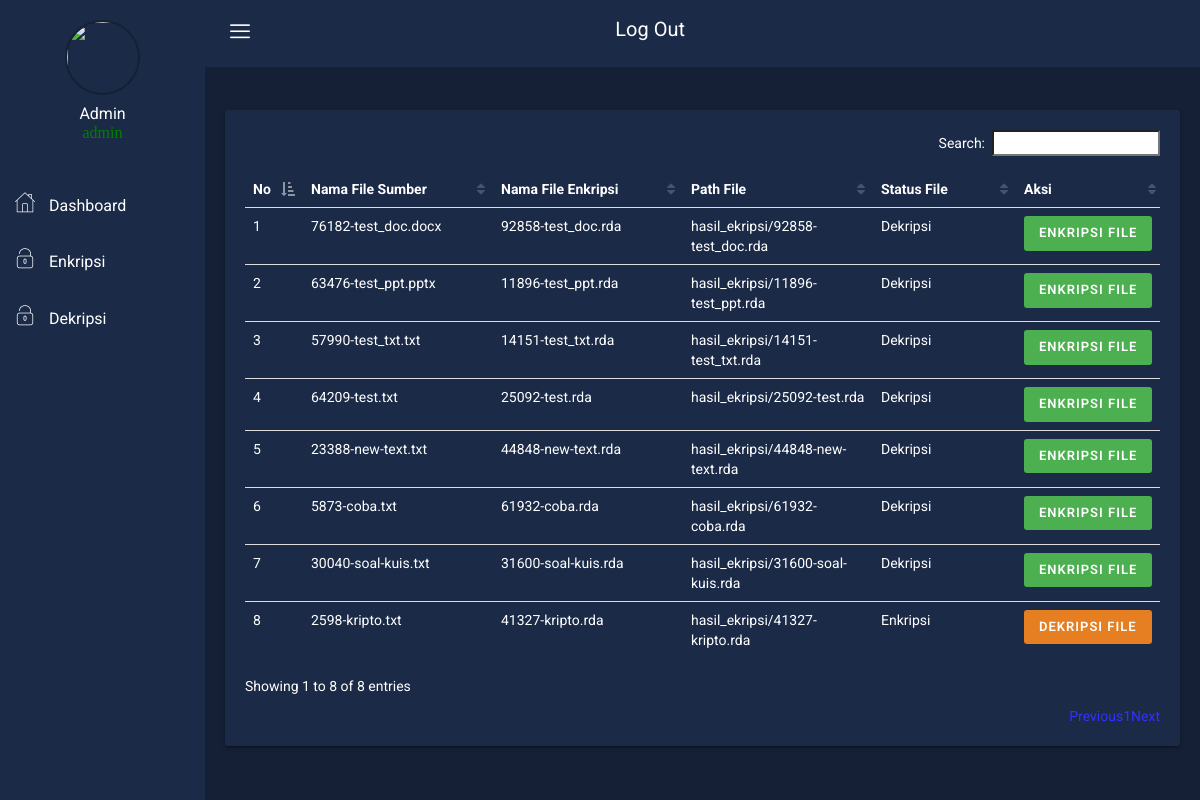
The app's page /kripto_file/dashboard/dekripsi.php (signed in) with its own data.
### tables this page shows
CREATE TABLE `users` (
  `username` varchar(15) NOT NULL,
  `password` varchar(100) DEFAULT NULL,
  `fullname` varchar(50) DEFAULT NULL,
  `job_title` varchar(50) DEFAULT NULL,
  `join_date` timestamp NULL DEFAULT NULL,
  `last_activity` timestamp NULL DEFAULT NULL,
  `status` enum('1','2') DEFAULT NULL
);

CREATE TABLE `file` (
  `id_file` int(11) NOT NULL,
  `username` varchar(15) DEFAULT NULL,
  `file_name_source` varchar(255) DEFAULT NULL,
  `file_name_finish` varchar(255) DEFAULT NULL,
  `file_url` varchar(255) DEFAULT NULL,
  `file_size` float DEFAULT NULL,
  `password` varchar(16) DEFAULT NULL,
  `tgl_upload` timestamp NULL DEFAULT NULL,
  `status` enum('1','2') DEFAULT NULL,
  `keterangan` varchar(255) DEFAULT NULL
);

### kripto_file/dashboard/dekripsi.php (the view, shortened to what this page needs)
<?php
include('../config.php');
?>
<!DOCTYPE html>
<html>
<?php
$user = $_SESSION['username'];
$query = mysqli_query($connect,"SELECT fullname,job_title,last_activity FROM users WHERE username='$user'");
$data = mysqli_fetch_array($query);
?>
<head>
    <link rel="stylesheet" href="css/bootstrap.min.css">
    <link rel="stylesheet" href="css/font-awesome.min.css">
    <link rel="stylesheet" href="css/nalika-icon.css">
    <link rel="stylesheet" href="css/owl.carousel.css">
    <link rel="stylesheet" href="css/owl.theme.css">
    <link rel="stylesheet" href="css/owl.transitions.css">
    <link rel="stylesheet" href="css/animate.css">
    <link rel="stylesheet" href="css/normalize.css">
    <link rel="stylesheet" href="css/meanmenu.min.css">
    <link rel="stylesheet" href="css/main.css">
    <link rel="stylesheet" type="text/css" href="../assets/css/main.css">
    <link rel="stylesheet" href="css/morrisjs/morris.css">
    <link rel="stylesheet" href="css/scrollbar/jquery.mCustomScrollbar.min.css">
    <link rel="stylesheet" href="css/metisMenu/metisMenu.min.css">
    <link rel="stylesheet" href="css/metisMenu/metisMenu-vertical.css">
    <link rel="stylesheet" href="css/calendar/fullcalendar.min.css">
    <link rel="stylesheet" href="css/calendar/fullcalendar.print.min.css">
    <link rel="stylesheet" href="style.css">
    <link rel="stylesheet" href="css/responsive.css">
</head>
<body>
        <div class="left-sidebar-pro">
            <nav id="sidebar" class="">
                <div class="nalika-profile">
                    <div class="profile-dtl">
                        <a href="index.php"><img src="..\assets\assets\images\ars.png" alt="" /></a>
                        <h2><?php echo $data['fullname']; ?><p class="designation icon" style="color:green;"><?php echo $data['job_title']; ?></p></h2>
                    </div>
                </div>
                <div class="left-custom-menu-adp-wrap comment-scrollbar">
                    <nav class="sidebar-nav left-sidebar-menu-pro">
                        <ul class="metismenu" id="menu1">
                            <li class="active">
                                <a class="nav-link" href="index.php">
                                    <i class="icon nalika-home icon-wrap"></i>
                                    <span class="mini-click-non">Dashboard</span>
                                </a>
                            </li>
                            <li>
                                <a class="nav-link" href="enkripsi.php" aria-expanded="false"><i class="icon nalika-unlocked icon-wrap"></i> <span class="mini-click-non">Enkripsi</span></a>
                            </li>
                            <li>
                                <a class="nav-link" href="dekripsi.php" aria-expanded="false"><i class="icon nalika-unlocked icon-wrap"></i> <span class="mini-click-non">Dekripsi</span></a>
                            </li>
                        </ul>
                    </nav>
                </div>
            </nav>
        </div>
    <div class="all-content-wrapper">
        <div class="container-fluid">
            <div class="row">
                <div class="col-lg-12 col-md-12 col-sm-12 col-xs-12">
                    <div class="logo-pro">
                        <a href="index.php"><img class="main-logo" src="img/logo/logo.png" alt="" /></a>
                    </div>
                </div>
            </div>
        </div>
        <div class="header-advance-area">
            <div class="header-top-area">
                <div class="container-fluid">
                    <div class="row">
                        <div class="col-lg-12 col-md-12 col-sm-12 col-xs-12">
                            <div class="header-top-wraper">
                                <div class="row">
                                    <div class="col-lg-1 col-md-0 col-sm-1 col-xs-12">
                                        <div class="menu-switcher-pro">
                                            <button type="button" id="sidebarCollapse" class="btn bar-button-pro header-drl-controller-btn btn-info navbar-btn">
                                            <i class="icon nalika-menu-task"></i>
                                          </button>
                                        </div>
                                    </div>
                                    <div class="col-lg-5 col-md-5 col-sm-12 col-xs-12">
                                        <div class="header-right-info">
                                            <ul class="nav navbar-nav mai-top-nav header-right-menu">
                                                <li class="nav-item">
                                                    <a href="logout.php"> Log Out</a>
                                                </li>
                                            </ul>
                                        </div>
                                    </div>
                                </div>
                            </div>
                        </div>
                    </div>
                </div>
            </div>
  <section class="breadcome-list">
            <div class="row">
                <div class="col-md-12">
                <div class="card">
                    <div class="card-body">
                    <div class="table-responsive" style="color:#fff;">
                    <table id="file" class="table striped">
                        <thead>
                            <tr>
                            <td width="5%"><strong>No</strong></td>
                            <td width="20%"><strong>Nama File Sumber</strong></td>
                            <td width="20%"><strong>Nama File Enkripsi</strong></td>
                            <td width="20%"><strong>Path File</strong></td>
                            <td width="15%"><strong>Status File</strong></td>
                            <td width="10%"><strong>Aksi</strong></td>
                            </tr>
                        </thead>
                            <tbody>
                            <?php
                            $i = 1;
                            $query = mysqli_query($connect,"SELECT * FROM file");
                            while ($data = mysqli_fetch_array($query)) { ?>
                            <tr>
                                <td><?php echo $i; ?></td>
                                <td><?php echo $data['file_name_source']; ?></td>
                                <td><?php echo $data['file_name_finish']; ?></td>
                                <td><?php echo $data['file_url']; ?></td>
                                <td><?php if ($data['status'] == 1) {
                                echo "Enkripsi";
                                }elseif ($data['status'] == 2) {
                                echo "Dekripsi";
                                }else {
                                echo "Status Tidak Diketahui";
                                }
                                ?></td>
                                <td>
                                <?php
                                $a = $data['id_file'];
                                if ($data['status'] == 1) {
                                    echo '<a href="decrypt-file.php?id_file='.$a.'" class="btn btn-primary">Dekripsi File</a>';
                                }elseif ($data['status'] == 2) {
                                    echo '<a href="enkripsi.php" class="btn btn-success">Enkripsi File</a>';
                                }else {
                                    echo '<a href="dekripsi.php" class="btn btn-danger">Data Tidak Diketahui</a>';
                                }
                                ?>
                                </td>
                            </tr>
                            <?php
                            $i++;
                            } ?>
                            </tbody>
                        </table>
                    </div>
                    </div>
                </div>
                </div>
            </div>
            </section>
    </div>
</body>
</html>

### kripto_file/dashboard/css/main.css (style rules this page uses)
html { color: #222; font-size: 1em; line-height: 1.4; }
audio, canvas, iframe, img, svg, video { vertical-align: middle; }

### kripto_file/dashboard/css/metisMenu/metisMenu-vertical.css (style rules this page uses)
.sidebar-nav { background: #fff; }
.sidebar-nav ul { padding: 0; margin: 0; list-style: none; background: #1b2a47; }
.sidebar-nav .metismenu { background: #1b2a47; display: -webkit-box; display: -ms-flexbox; display: flex; -webkit-box-orient: vertical; -webkit-box-direction: normal; -ms-flex-direction: column; flex-direction: column; }
.sidebar-nav .metismenu li + li { margin-top: 5px; }
.sidebar-nav .metismenu li:first-child { margin-top: 5px; }
.sidebar-nav .metismenu li:last-child { margin-bottom: 5px; }
.sidebar-nav .metismenu > li { display: -webkit-box; display: -ms-flexbox; display: flex; -webkit-box-orient: vertical; -webkit-box-direction: normal; -ms-flex-direction: column; flex-direction: column; position: relative; }
.sidebar-nav .metismenu a { position: relative; display: block; padding: 13px 15px; color: #fff; outline-width: 0; transition: all .3s ease-out; font-size:16px; }
.sidebar-nav .metismenu li .icon-wrap { margin-right:10px; font-size:20px; }

### records on screen
users: fullname "Admin", job_title "admin"
file: file_name_source "76182-test_doc.docx", file_name_finish "92858-test_doc.rda", file_url "hasil_ekripsi/92858-test_doc.rda", status "Dekripsi"
file: file_name_source "63476-test_ppt.pptx", file_name_finish "11896-test_ppt.rda", file_url "hasil_ekripsi/11896-test_ppt.rda", status "Dekripsi"
file: file_name_source "57990-test_txt.txt", file_name_finish "14151-test_txt.rda", file_url "hasil_ekripsi/14151-test_txt.rda", status "Dekripsi"
file: file_name_source "64209-test.txt", file_name_finish "25092-test.rda", file_url "hasil_ekripsi/25092-test.rda", status "Dekripsi"
file: file_name_source "23388-new-text.txt", file_name_finish "44848-new-text.rda", file_url "hasil_ekripsi/44848-new-text.rda", status "Dekripsi"
file: file_name_source "5873-coba.txt", file_name_finish "61932-coba.rda", file_url "hasil_ekripsi/61932-coba.rda", status "Dekripsi"
file: file_name_source "30040-soal-kuis.txt", file_name_finish "31600-soal-kuis.rda", file_url "hasil_ekripsi/31600-soal-kuis.rda", status "Dekripsi"
file: file_name_source "2598-kripto.txt", file_name_finish "41327-kripto.rda", file_url "hasil_ekripsi/41327-kripto.rda", status "Enkripsi"
